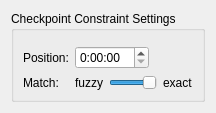
<?xml version="1.0" encoding="UTF-8"?>
<ui version="4.0">
 <author>Soren Harward &lt;stharward@gmail.com&gt;</author>
 <class>CheckpointEditWidget</class>
 <widget class="QWidget" name="CheckpointEditWidget">
  <property name="geometry">
   <rect>
    <x>0</x>
    <y>0</y>
    <width>216</width>
    <height>113</height>
   </rect>
  </property>
  <property name="whatsThis">
   <string>An editor for a CheckPoint constraint.  The user can set the track, album, or artist to be placed at a certain position in the playlist.</string>
  </property>
  <layout class="QVBoxLayout" name="verticalLayout">
   <item>
    <widget class="QGroupBox" name="groupBox">
     <property name="title">
      <string>Checkpoint Constraint Settings</string>
     </property>
     <layout class="QGridLayout" name="gridLayout_2">
      <item row="0" column="0">
       <layout class="QGridLayout" name="gridLayout">
        <item row="0" column="0" colspan="2">
         <widget class="TrackSelectWidget" name="trackSelector" native="true">
          <property name="sizePolicy">
           <sizepolicy hsizetype="Preferred" vsizetype="Expanding">
            <horstretch>0</horstretch>
            <verstretch>0</verstretch>
           </sizepolicy>
          </property>
          <property name="whatsThis">
           <string>Select the track that you want to use as the checkpoint.</string>
          </property>
         </widget>
        </item>
        <item row="1" column="0">
         <widget class="QLabel" name="label_Position">
          <property name="sizePolicy">
           <sizepolicy hsizetype="Preferred" vsizetype="Preferred">
            <horstretch>0</horstretch>
            <verstretch>0</verstretch>
           </sizepolicy>
          </property>
          <property name="text">
           <string>Position:</string>
          </property>
          <property name="buddy">
           <cstring>timeEdit_Position</cstring>
          </property>
         </widget>
        </item>
        <item row="1" column="1">
         <layout class="QHBoxLayout" name="horizontalLayout">
          <item>
           <widget class="QTimeEdit" name="timeEdit_Position">
            <property name="sizePolicy">
             <sizepolicy hsizetype="Minimum" vsizetype="Preferred">
              <horstretch>0</horstretch>
              <verstretch>0</verstretch>
             </sizepolicy>
            </property>
            <property name="toolTip">
             <string/>
            </property>
            <property name="whatsThis">
             <string>The desired position of the song in the playlist, in hours, minutes, and seconds.  Note: because of Qt limitations, the maximum position that you can specify is 24 hours.</string>
            </property>
            <property name="displayFormat">
             <string>h:mm:ss</string>
            </property>
            <property name="time">
             <time>
              <hour>0</hour>
              <minute>0</minute>
              <second>0</second>
             </time>
            </property>
           </widget>
          </item>
          <item>
           <spacer name="horizontalSpacer">
            <property name="orientation">
             <enum>Qt::Horizontal</enum>
            </property>
            <property name="sizeHint" stdset="0">
             <size>
              <width>40</width>
              <height>20</height>
             </size>
            </property>
           </spacer>
          </item>
         </layout>
        </item>
        <item row="2" column="0">
         <widget class="QLabel" name="label_Strictness">
          <property name="sizePolicy">
           <sizepolicy hsizetype="Preferred" vsizetype="Preferred">
            <horstretch>0</horstretch>
            <verstretch>0</verstretch>
           </sizepolicy>
          </property>
          <property name="whatsThis">
           <string>How strict the APG should be about placing the selected track at the specified time.</string>
          </property>
          <property name="text">
           <string>Match:</string>
          </property>
          <property name="buddy">
           <cstring>slider_Strictness</cstring>
          </property>
         </widget>
        </item>
        <item row="2" column="1">
         <layout class="QHBoxLayout" name="horizontalLayout_2">
          <item>
           <widget class="QLabel" name="label_FuzzyPos">
            <property name="text">
             <string>fuzzy</string>
            </property>
           </widget>
          </item>
          <item>
           <widget class="QSlider" name="slider_Strictness">
            <property name="sizePolicy">
             <sizepolicy hsizetype="Expanding" vsizetype="Preferred">
              <horstretch>0</horstretch>
              <verstretch>0</verstretch>
             </sizepolicy>
            </property>
            <property name="toolTip">
             <string/>
            </property>
            <property name="whatsThis">
             <string>How strict the APG should be about placing the selected track at the specified time.</string>
            </property>
            <property name="maximum">
             <number>10</number>
            </property>
            <property name="value">
             <number>10</number>
            </property>
            <property name="orientation">
             <enum>Qt::Horizontal</enum>
            </property>
           </widget>
          </item>
          <item>
           <widget class="QLabel" name="label_ExactPos">
            <property name="text">
             <string>exact</string>
            </property>
           </widget>
          </item>
         </layout>
        </item>
       </layout>
      </item>
     </layout>
    </widget>
   </item>
  </layout>
 </widget>
 <customwidgets>
  <customwidget>
   <class>TrackSelectWidget</class>
   <extends>QWidget</extends>
   <header>widgets/TrackSelectWidget.h</header>
   <container>1</container>
  </customwidget>
 </customwidgets>
 <tabstops>
  <tabstop>timeEdit_Position</tabstop>
 </tabstops>
 <resources/>
 <connections/>
</ui>
